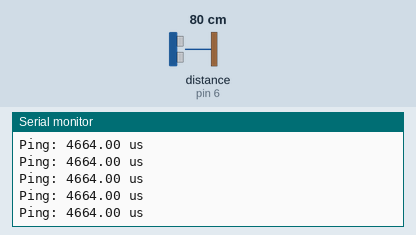
This sketch was run on a simulated Arduino Uno, built with avr-gcc and run on an emulated ATmega328P. Shown: the last lines printed to the serial monitor. The test bench sets the inputs (shaded band); at power-on: distance to the obstacle (sensor on pin 6) 80 cm. The echo pulse lasts 58.3 µs per cm.

Above: at 1.2 s.
1.3 s: distance to the obstacle (sensor on pin 6) set to 2 cm
At 1.67 s:
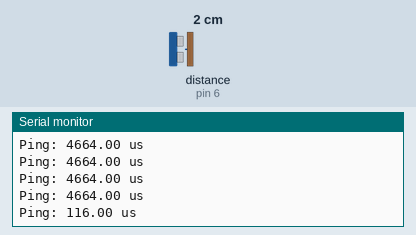
2.8 s: distance to the obstacle (sensor on pin 6) set to 4 cm
At 2.87 s:
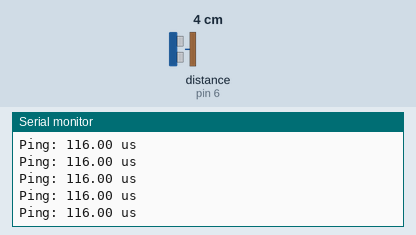
Timing chart, 0 to 5.8 s (numbered marks = the images above; inputs shaded):
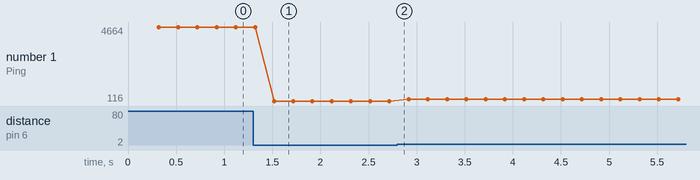

Measured:
- after the input at 1.3 s, the serial monitor: prints a new line after 0.22 s (image 1)
- plotted number 1: 4664 → 116 after the input at 1.3 s, 116 → 233 after the input at 2.8 s

The sketch:

ultrasonico.ino
```cpp
/// Dependencias de este programa:
// New Ping.
#include <NewPing.h>            // https://bitbucket.org/teckel12/arduino-new-ping/wiki/Home

// Declaración de defines.

#define COMBUSTIBLE_ECHO_PIN 6
#define COMBUSTIBLE_TRIG_PIN 5
#define PING_SAMPLES 5           // Cantidad de muestras ultrasónicos.

// Declaración de variables.

NewPing sonar(COMBUSTIBLE_TRIG_PIN, COMBUSTIBLE_ECHO_PIN, 300);

///////////////////////////////////////////////////////////////

// Setup del arduino.

void setup() {
    Serial.begin(9600);
    #ifdef COMBUSTIBLE_TRIG_PIN
        pinMode(COMBUSTIBLE_TRIG_PIN, OUTPUT);
    #endif
    #ifdef COMBUSTIBLE_ECHO_PIN
        pinMode(COMBUSTIBLE_ECHO_PIN, INPUT);
    #endif
}

// Rutina del arduino.

void loop() {
    static unsigned long previousMillis = 0;
    unsigned long currentMillis = millis();

    if (currentMillis - previousMillis >= 200) {
        getNewGas();
        previousMillis = currentMillis;
    }
}

//////////////////////////////////////////////////////////////

// Zona de declaración de funciones.
void getNewGas() {
    float timeUltrasonic = sonar.ping_median(PING_SAMPLES);
    Serial.print("Ping: ");
    Serial.print(timeUltrasonic);
    Serial.println(" us");
}
```
